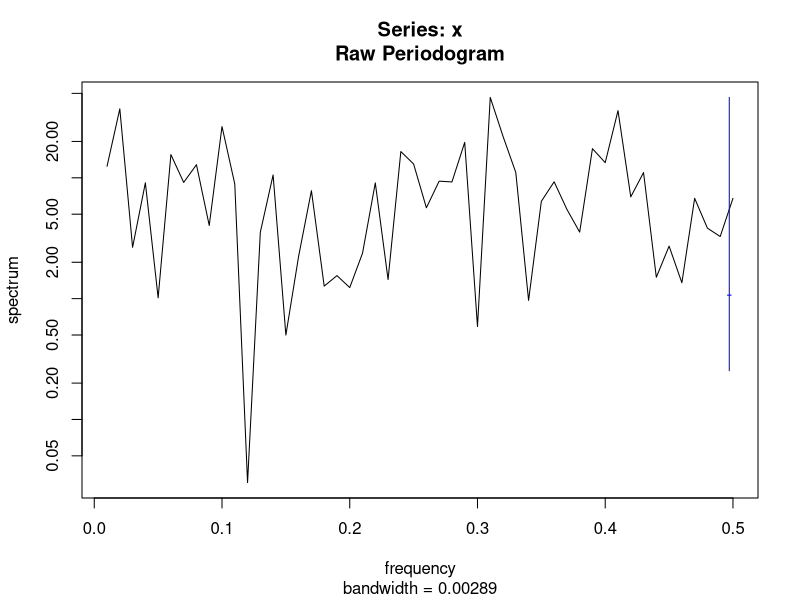
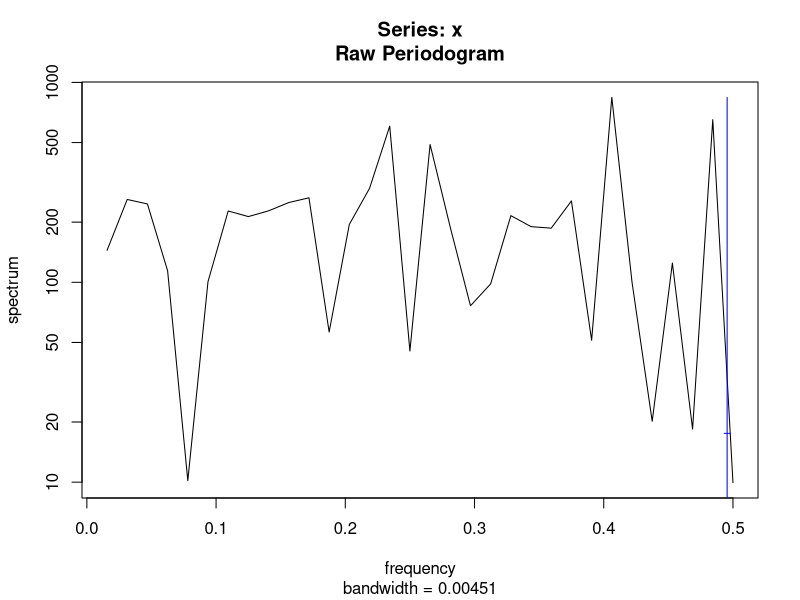
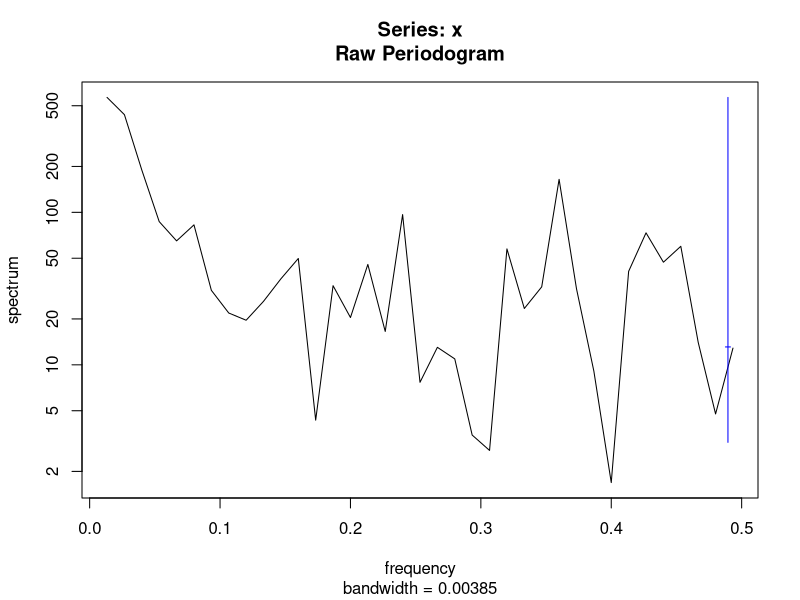
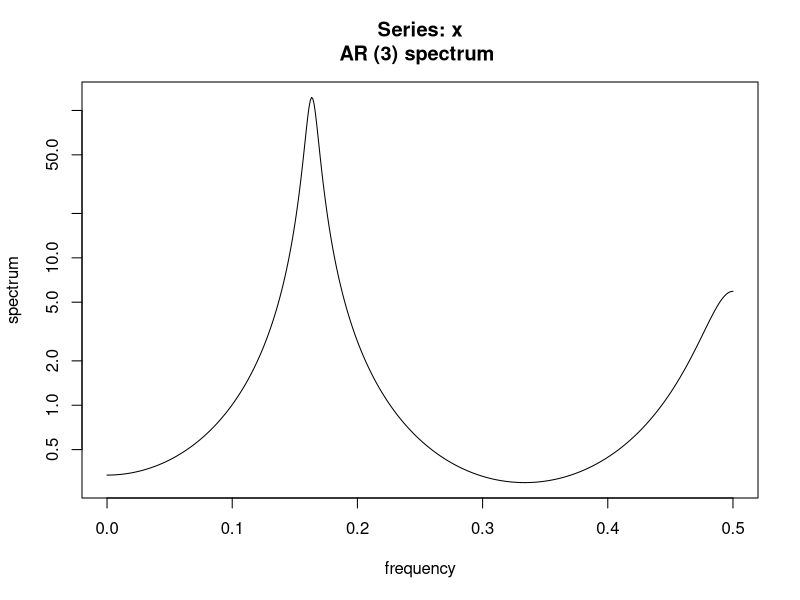
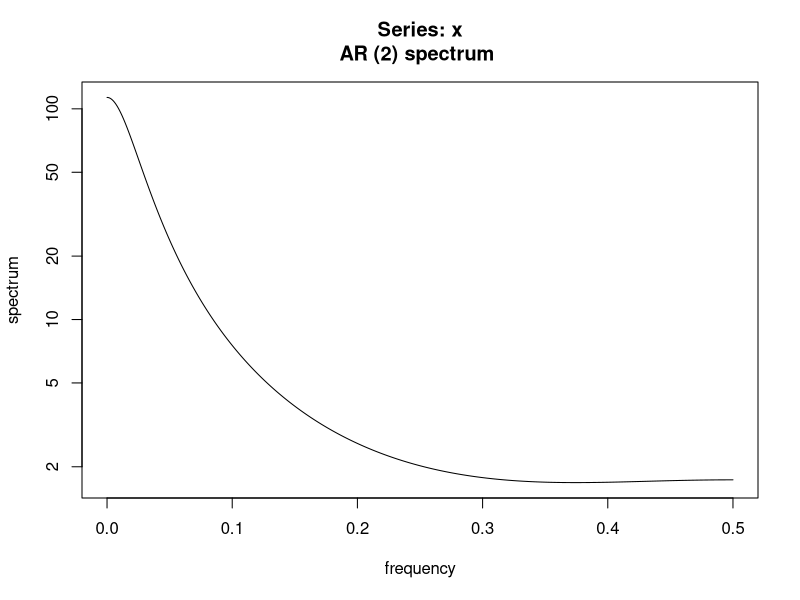
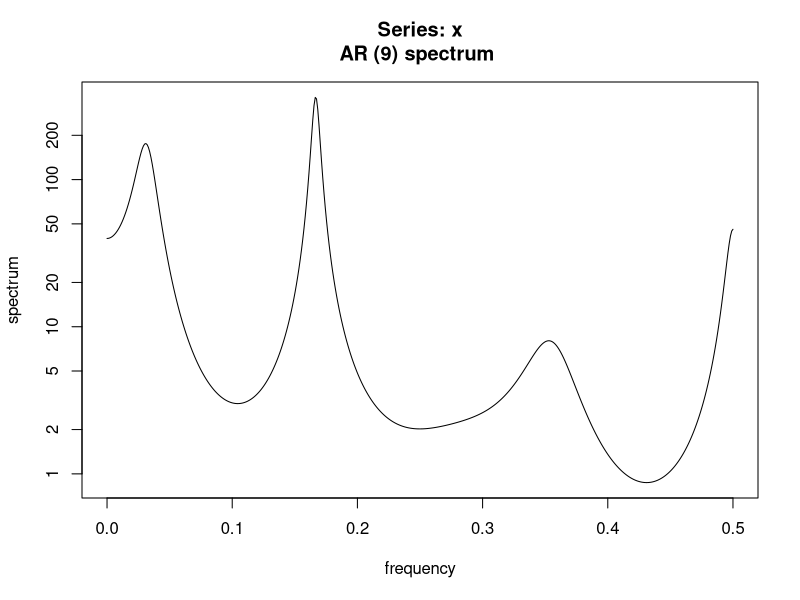
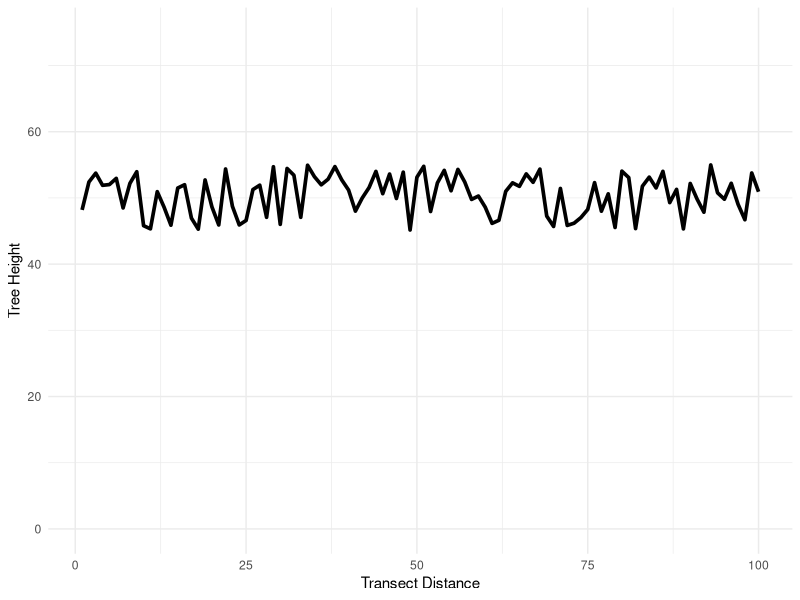
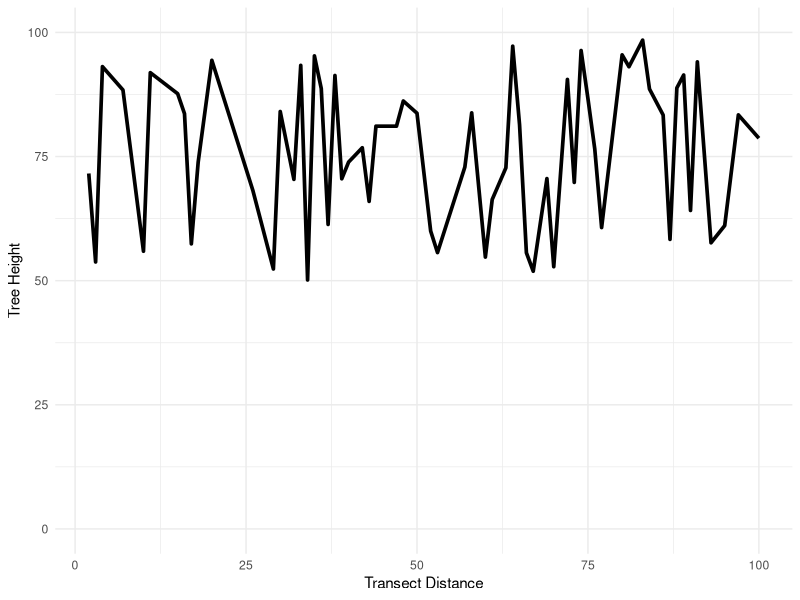

Reproduce these figures in R, in order.
# Illustrate spectral analysis.

library(tidyverse)
library(ggpubr)
library(patchwork)

# Set seed.

set.seed(0112358)

# Plantation

dat_1 = 
  tibble(x = seq(1, 100, 1),
         y = rep(50) + runif(100, -5, 5))

vis_1 = 
  dat_1 %>% 
  ggplot() +
  geom_line(aes(x = x,
                y = y),
            linewidth = 1.25) +
  labs(x = "Transect Distance",
       y = "Tree Height") +
  scale_y_continuous(limits = c(0, 75)) +
  theme_minimal()

ggsave("out/vis_vegetation_1.png",
       vis_1,
       dpi = 300,
       width = 3.25,
       height = 3.25)

# Old-Growth

dat_2 = 
  tibble(x = sample.int(100, replace = TRUE) %>% unique,
         y = rep(75) + runif(length(x), -25, 25)) %>% 
  arrange(x)

vis_2 = 
  dat_2 %>% 
  ggplot() +
  geom_line(aes(x = x,
                y = y),
            linewidth = 1.25) +
  labs(x = "Transect Distance",
       y = "Tree Height") +
  scale_y_continuous(limits = c(0, 100)) +
  theme_minimal()

ggsave("out/vis_vegetation_2.png",
       vis_2,
       dpi = 300,
       width = 3.25,
       height = 3.25)

# Plantation Analysis

list_period_1 = 
  dat_1 %>% 
  pull(y) %>% 
  spectrum()

vec_period_1_freq = list_period_1[[1]]
vec_period_1_dens = list_period_1[[2]]

vis_period_1 = 
  ggplot() + 
  geom_line(aes(x = vec_period_1_freq,
                y = vec_period_1_dens %>% log)) +
  labs(x = "Frequency", y = "Spectral Density (Log.)") +
  theme_pubr()

ggsave("out/vis_period_1.png",
       vis_period_1,
       dpi = 300,
       width = 3.25,
       height = 3.25)

# Old-Growth Analysis

list_period_2 = 
  dat_2 %>% 
  pull(y) %>% 
  spectrum()

vec_period_2_freq = list_period_2[[1]]
vec_period_2_dens = list_period_2[[2]]

vis_period_2 = 
  ggplot() + 
  geom_line(aes(x = vec_period_2_freq,
                y = vec_period_2_dens %>% log)) +
  labs(x = "Frequency", y = "Spectral Density (Log.)") +
  theme_pubr()

ggsave("out/vis_period_2.png",
       vis_period_2,
       dpi = 300,
       width = 3.25,
       height = 3.25)

# Combined

dat_3 = 
  tibble(x = c(seq(1, 25, 1) * 2, seq(51, 100)),
         y = c(rep(50, 25) + runif(25, -10, 10), rep(25, 50) + runif(25, -5, 5)))

vis_3 = 
  dat_3 %>% 
  ggplot() +
  geom_line(aes(x = x,
                y = y),
            linewidth = 1.25) +
  labs(x = "Transect Distance",
       y = "Tree Height") +
  scale_y_continuous(limits = c(0, 100)) +
  theme_minimal()

ggsave("out/vis_vegetation_3.png",
       vis_3,
       dpi = 300,
       width = 3.25,
       height = 3.25)

list_period_3 = 
  dat_3 %>% 
  pull(y) %>% 
  spectrum()

vec_period_3_freq = list_period_3[[1]]
vec_period_3_dens = list_period_3[[2]]

vis_period_3 = 
  ggplot() + 
  geom_line(aes(x = vec_period_3_freq,
                y = vec_period_3_dens %>% log)) +
  labs(x = "Frequency", y = "Spectral Density (Log.)") +
  theme_pubr()

ggsave("out/vis_period_3.png",
       vis_period_3,
       dpi = 300,
       width = 3.25,
       height = 3.25)

# ENSO/PDO

dat_enso = 
  tibble(year = seq(1961, 2020, 1),
         effect_enso = rep(c(rep(-2, 3), rep(2, 3)), 10) + runif(60, -1, 1))

vis_enso = 
  dat_enso %>% 
  ggplot() +
  geom_line(aes(x = year,
                y = effect_enso),
            linewidth = 1.25) +
  scale_y_continuous(limits = c(-5, 5)) +
  labs(x = "Year", 
       y = "Made-Up ENSO (SST Deviations)") +
  theme_pubr()

ggsave("out/vis_enso.png",
       vis_enso,
       dpi = 300,
       width = 3.25,
       height = 3.25)

dat_pdo = 
  tibble(year = seq(1961, 2020, 1),
         effect_pdo = rep(c(rep(-3, 15), rep(3, 15)), 2) + runif(60, -2, 2))

vis_pdo = 
  dat_pdo %>% 
  ggplot() +
  geom_line(aes(x = year,
                y = effect_pdo),
            linewidth = 1.25) +
  scale_y_continuous(limits = c(-5, 5)) +
  labs(x = "Year", 
       y = "Made-Up PDO (SST Deviations)") +
  theme_pubr()

ggsave("out/vis_pdo.png",
       vis_pdo,
       dpi = 300,
       width = 3.25,
       height = 3.25)

dat_both = 
  left_join(dat_enso, dat_pdo) %>% 
  mutate(effect = effect_enso + effect_pdo)

vis_both = 
  dat_both %>% 
  ggplot() +
  geom_line(aes(x = year,
                y = effect),
            linewidth = 1.25) +
  scale_y_continuous(limits = c(-10, 10)) +
  labs(x = "Year", 
       y = "Made-Up PDO (SST Deviations)") +
  theme_pubr()

ggsave("out/vis_both.png",
       vis_both,
       dpi = 300,
       width = 3.25,
       height = 3.25)

list_period_enso = 
  dat_enso %>% 
  pull(effect_enso) %>% 
  spectrum(method = "ar")

vec_period_enso_freq = list_period_enso[[1]]
vec_period_enso_dens = list_period_enso[[2]]

vis_period_enso = 
  ggplot() + 
  geom_line(aes(x = vec_period_enso_freq,
                y = vec_period_enso_dens %>% log)) +
  labs(x = "Frequency", y = "Spectral Density (Log.)", title = "ENSO Analysis") +
  theme_pubr()

list_period_pdo = 
  dat_pdo %>% 
  pull(effect_pdo) %>% 
  spectrum(method = "ar")

vec_period_pdo_freq = list_period_pdo[[1]]
vec_period_pdo_dens = list_period_pdo[[2]]

vis_period_pdo = 
  ggplot() + 
  geom_line(aes(x = vec_period_pdo_freq,
                y = vec_period_pdo_dens %>% log)) +
  labs(x = "Frequency", y = "Spectral Density (Log.)", title = "PDO Analysis") +
  theme_pubr()

list_period_both = 
  dat_both %>% 
  pull(effect) %>% 
  spectrum(method = "ar")

vec_period_both_freq = list_period_both[[1]]
vec_period_both_dens = list_period_both[[2]]

vis_period_both = 
  ggplot() + 
  geom_line(aes(x = vec_period_both_freq,
                y = vec_period_both_dens %>% log)) +
  labs(x = "Frequency", y = "Spectral Density (Log.)", title = "Combined Analysis") +
  theme_pubr()

vis_period_climate = vis_period_enso + vis_period_pdo + vis_period_both

ggsave("out/vis_period_climate.png",
       vis_period_climate,
       dpi = 300,
       width = 6.5,
       height = 3)
